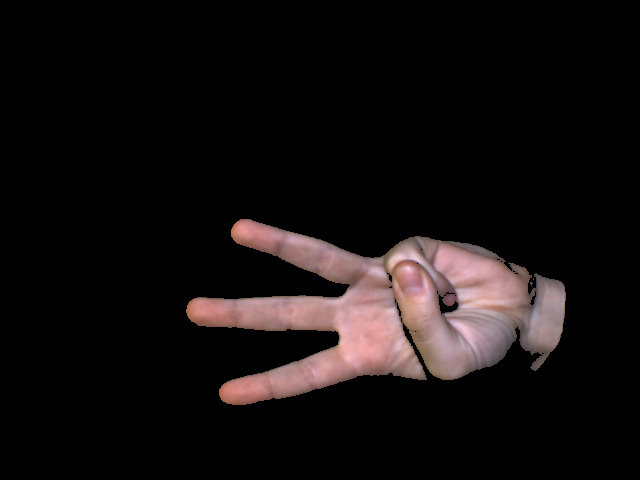
#> input picture Spring2021/hand_4.png, 640 x 480 px, found by its file name
$ python ConvexHullhand.py
#> lines starting #> are read from the running program, lines starting #| are printed output that depends on the picture; after the words box and inside, x2 and y2 are one past the last pixel; in counts of white or black regions, pixels touching at a corner belong together
#Code from https://medium.com/analytics-vidhya/hand-detection-and-finger-counting-using-opencv-python-5b594704eb08
import numpy as np
import cv2 as cv
import sys
def main():

    # [6 lines of commented-out code are left out]


    img_path = r"Spring2021\hand_4.png"
    img = cv.imread(img_path)
#> img is the input picture: shape (480, 640, 3); mean B, G, R 15.7, 15.8, 20.5
    #print(img_path)


    hsvim = cv.cvtColor(img, cv.COLOR_BGR2HSV)
#> hsvim: shape (480, 640, 3); mean H, S, V 9.4, 7.6, 20.5
    lower = np.array([0, 48, 80], dtype="uint8")
    upper = np.array([20, 255, 255], dtype="uint8")
    skinRegionHSV = cv.inRange(hsvim, lower, upper)
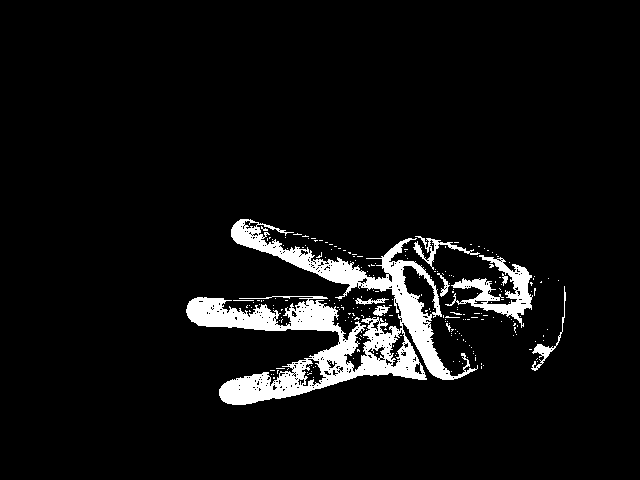
#> skinRegionHSV: shape (480, 640); 6.1% white; 233 white regions (224 under 20 px), largest, box (x1, y1, x2, y2) and area: (186, 219, 478, 405) 15184, (445, 255, 533, 328) 1909, (413, 236, 480, 270) 432
    blurred = cv.blur(skinRegionHSV, (2, 2))
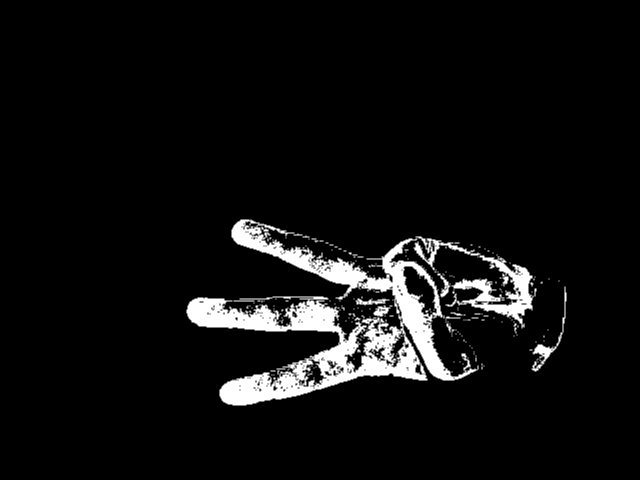
#> blurred: shape (480, 640); min 0, max 255, mean 15.6
    ret, thresh = cv.threshold(blurred, 0, 255, cv.THRESH_BINARY)
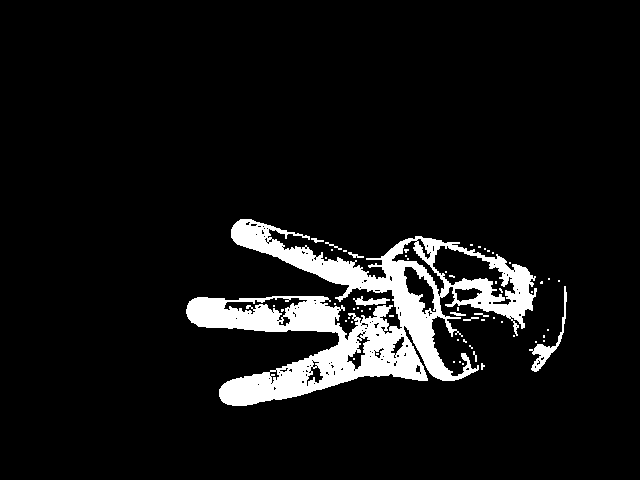
#> thresh: shape (480, 640); 7.7% white; 59 white regions (49 under 20 px)
    cv.imwrite("thresh.jpg", thresh)

    contours, hierarchy = cv.findContours(thresh, cv.RETR_TREE, cv.CHAIN_APPROX_SIMPLE)
#> contours = 189 contours, 168 with area under 20; largest, box (x1, y1, x2, y2) and area: (186, 219, 537, 406) 26180, (432, 245, 516, 306) 2011, (403, 266, 437, 315) 758, (223, 297, 308, 321) 698, (391, 240, 445, 297) 615
    contours = max(contours, key=lambda x: cv.contourArea(x))
#> contours = contour of 1423 points, box (x1, y1, x2, y2) (186, 219, 537, 406), area 26180
    cv.drawContours(img, [contours], -1, (255, 255, 0), 2)
    cv.imwrite("contours.jpg", img)

    hull = cv.convexHull(contours)
#> hull = contour of 30 points, box (x1, y1, x2, y2) (186, 219, 537, 406), area 49136
    cv.drawContours(img, [hull], -1, (0, 255, 255), 2)
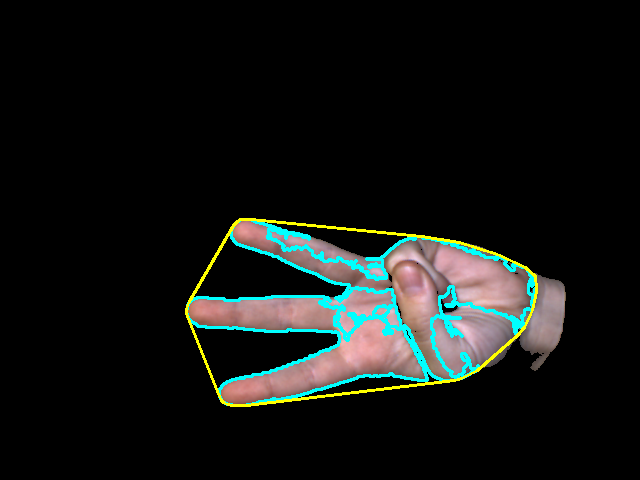
#> img: shape (480, 640, 3); mean B, G, R 19.7, 21.9, 19.5
    #cv.imshow("hull", img)
    cv.imwrite("hull.jpg", img)

    hull = cv.convexHull(contours, returnPoints=False)
#> hull = 30 values, max 1422 at index 0, min 0 at index 29, mean 701.6
    defects = cv.convexityDefects(contours, hull)
#> defects = 24 rows, first 6: [0, 2, 1, 142], [3, 405, 163, 50525], [405, 409, 406, 114], [409, 411, 410, 186], [412, 414, 413, 162], [414, 524, 449, 34275]

    if defects is not None:
        cnt = 0
    for i in range(defects.shape[0]):  # calculate the angle
        s, e, f, d = defects[i][0]
        start = tuple(contours[s][0])
        end = tuple(contours[e][0])
        far = tuple(contours[f][0])
        a = np.sqrt((end[0] - start[0]) ** 2 + (end[1] - start[1]) ** 2)
        b = np.sqrt((far[0] - start[0]) ** 2 + (far[1] - start[1]) ** 2)
        c = np.sqrt((end[0] - far[0]) ** 2 + (end[1] - far[1]) ** 2)
        angle = np.arccos((b ** 2 + c ** 2 - a ** 2) / (2 * b * c))  # cosine theorem
        if angle <= np.pi / 2:  # angle less than 90 degree, treat as fingers
            cnt += 1
            cv.circle(img, far, 4, [0, 0, 255], -1)
#> this loop made 24 passes
#> (s, e, f, d, start, end, far, a) on passes 1 to 10: (0, 2, 1, 142, (240, 219), (237, 221), (238, 221), 3.61), (3, 405, 163, 50525, (233, 225), (189, 301), (402, 327), 87.82), (405, 409, 406, 114, (189, 301), (187, 305), (189, 302), 4.47), (409, 411, 410, 186, (187, 305), (186, 309), (187, 308), 4.12), (412, 414, 413, 162, (186, 313), (187, 316), (187, 314), 3.16), (414, 524, 449, 34275, (187, 316), (219, 396), (338, 333), 86.16), (524, 528, 525, 114, (219, 396), (221, 400), (220, 397), 4.47), (529, 533, 530, 114, (223, 402), (227, 404), (224, 402), 4.47), (533, 535, 534, 201, (227, 404), (232, 405), (231, 404), 5.1), (536, 703, 656, 15507, (246, 405), (454, 380), (404, 325), 209.5)
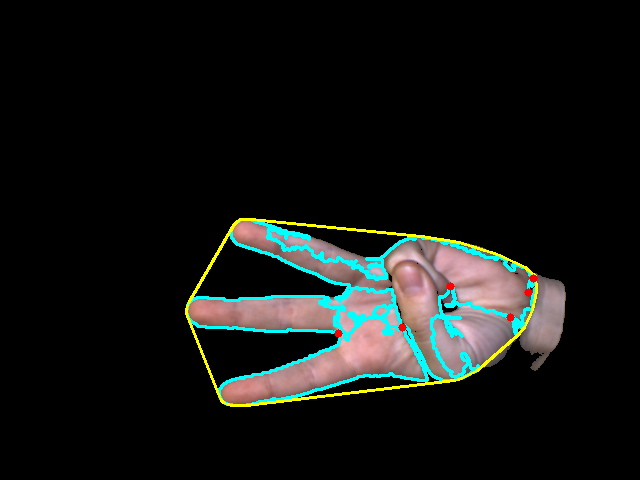
#> img: shape (480, 640, 3); 0.1% of pixels changed, all inside (x1, y1, x2, y2) = (334, 274, 538, 338)
#> after the loop, cnt = 6
    if cnt > 0:
        cnt = cnt + 1
#> cnt = 7
    cv.putText(img, str(cnt), (0, 50), cv.FONT_HERSHEY_SIMPLEX, 1, (255, 0, 0), 2, cv.LINE_AA)
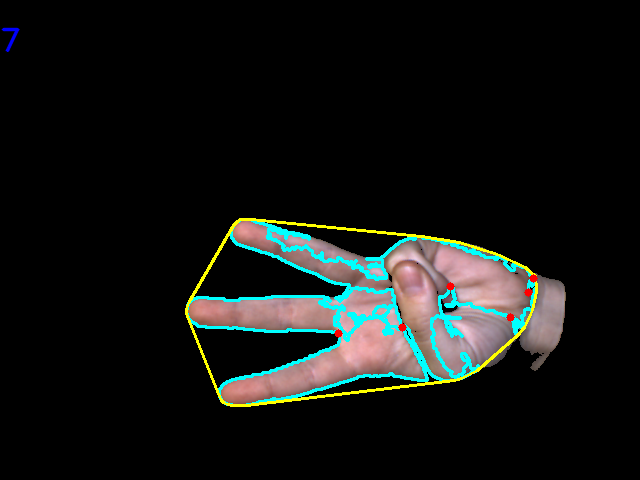
#> img: shape (480, 640, 3); 0.06% of pixels changed, all inside (x1, y1, x2, y2) = (1, 27, 20, 53)

    cv.imwrite("final_result.jpg", img)

    print(np.array(img))
#> (printed output is left out)

    return


if __name__ ==  '__main__':
    main()

$ run again, with Spring2021/hand_1.png copied over Spring2021/hand_4.png
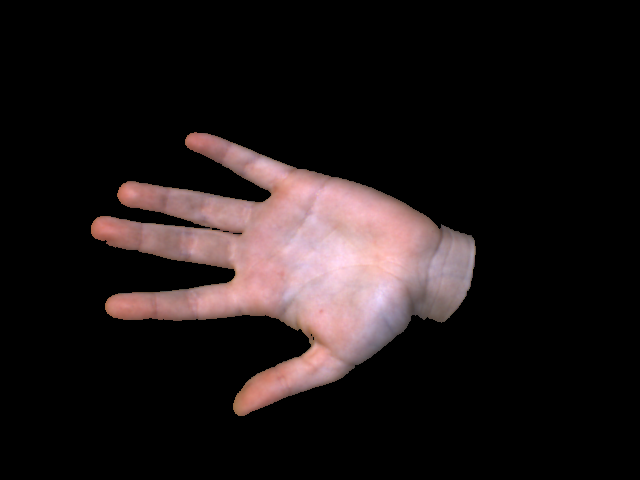
#> input picture Spring2021/hand_1.png, 640 x 480 px, found by its file name
#> in main, img is the input picture: shape (480, 640, 3); mean B, G, R 24.3, 24, 31.3
#> hsvim: shape (480, 640, 3); mean H, S, V 15.5, 10.5, 31.3
#> skinRegionHSV: shape (480, 640); 7.3% white; 324 white regions (313 under 20 px), largest, box (x1, y1, x2, y2) and area: (91, 132, 443, 416) 21043, (423, 300, 463, 323) 231, (234, 143, 262, 156) 57
#> thresh: shape (480, 640); 9.1% white; 110 white regions (94 under 20 px)
#> in main, `contours, hierarchy = cv.findContours(thresh, cv.RETR_TREE, cv.CHAIN_A..`: contours = 245 contours, 215 with area under 20; largest, box (x1, y1, x2, y2) and area: (91, 132, 451, 417) 27970, (204, 135, 291, 182) 993, (292, 356, 352, 392) 875, (423, 296, 467, 324) 302, (170, 227, 209, 243) 224
#> in main, `contours = max(contours, key=lambda x: cv.contourArea(x))`: contours = contour of 1641 points, box (x1, y1, x2, y2) (91, 132, 451, 417), area 27970
#> in main, `hull = cv.convexHull(contours)`: hull = contour of 29 points, box (x1, y1, x2, y2) (91, 132, 451, 417), area 65424
#> in main, `hull = cv.convexHull(contours, returnPoints=False)`: hull = 29 values, max 1640 at index 0, min 0 at index 28, mean 830.3
#> defects = 25 rows, first 6: [0, 2, 1, 186], [2, 4, 3, 142], [4, 166, 78, 25395], [166, 170, 168, 181], [170, 262, 225, 23709], [262, 266, 263, 114]
#> the loop in main, `for i in range(defects.shape[0]):` made 25 passes
#> (s, e, f, d, start, end, far, a) on passes 1 to 7: (0, 2, 1, 186, (194, 132), (190, 133), (193, 133), 4.12), (2, 4, 3, 142, (190, 133), (187, 135), (188, 135), 3.61), (4, 166, 78, 25395, (187, 135), (123, 183), (267, 199), 80), (166, 170, 168, 181, (123, 183), (119, 187), (121, 186), 5.66), (170, 262, 225, 23709, (119, 187), (93, 221), (205, 227), 42.8), (262, 266, 263, 114, (93, 221), (91, 225), (93, 222), 4.47), (267, 375, 330, 34492, (91, 234), (105, 310), (235, 272), 77.28)
#> after the loop in main, `for i in range(defects.shape[0]):`:
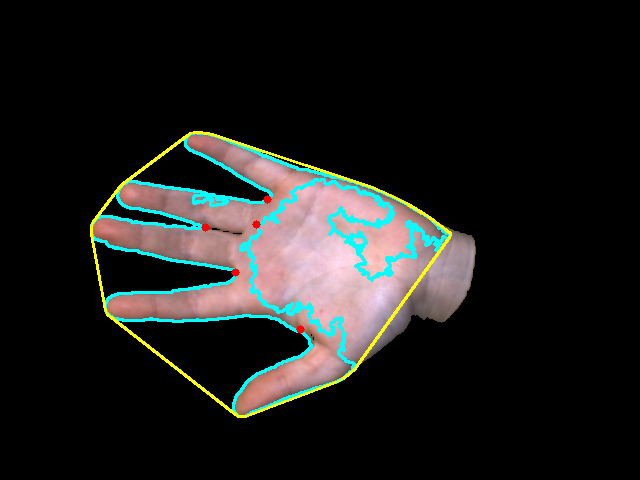
#> img: shape (480, 640, 3); mean B, G, R 28.1, 30.2, 29.7
#> after the loop in main, `for i in range(defects.shape[0]):`: cnt = 5
#> in main, `cnt = cnt + 1`: cnt = 6
#> in main, `cv.putText(img, str(cnt), (0, 50), cv.FONT_HERSHEY_SIMPLEX, 1, (255, 0..`:
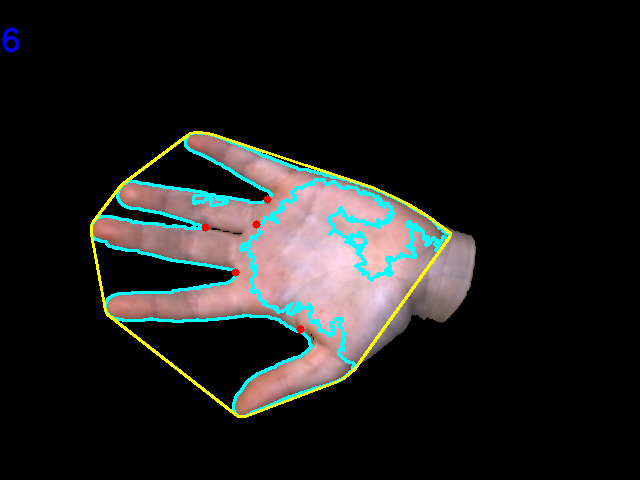
#> img: shape (480, 640, 3); 0.1% of pixels changed, all inside (x1, y1, x2, y2) = (2, 27, 20, 53)
#> (printed output is left out)

$ run again, with Spring2021/hand_12.png copied over Spring2021/hand_4.png
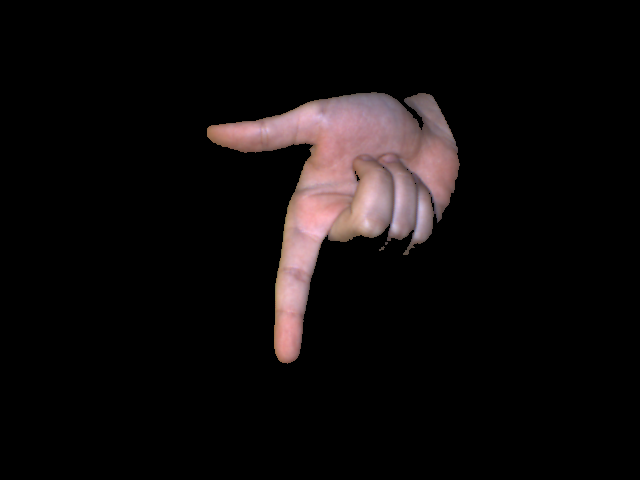
#> input picture Spring2021/hand_12.png, 640 x 480 px, found by its file name
#> in main, img is the input picture: shape (480, 640, 3); mean B, G, R 12.2, 12, 15.7
#> hsvim: shape (480, 640, 3); mean H, S, V 9.6, 5.8, 15.7
#> in main, `skinRegionHSV = cv.inRange(hsvim, lower, upper)`:
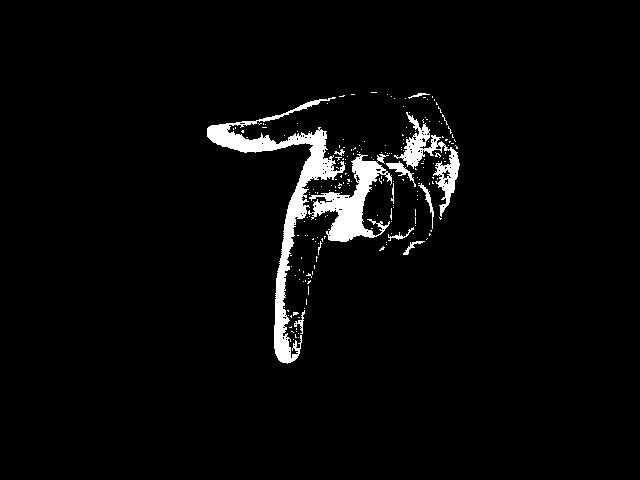
#> skinRegionHSV: shape (480, 640); 3.5% white; 211 white regions (200 under 20 px), largest, box (x1, y1, x2, y2) and area: (207, 97, 345, 364) 5078, (308, 154, 392, 242) 2740, (394, 112, 460, 217) 1598
#> thresh: shape (480, 640); 4.5% white; 72 white regions (61 under 20 px)
#> in main, `contours, hierarchy = cv.findContours(thresh, cv.RETR_TREE, cv.CHAIN_A..`: contours = 121 contours, 108 with area under 20; largest, box (x1, y1, x2, y2) and area: (207, 96, 461, 365) 12796, (362, 174, 394, 236) 1206, (418, 183, 435, 237) 164, (386, 209, 417, 246) 117, (403, 238, 429, 256) 95
#> in main, `contours = max(contours, key=lambda x: cv.contourArea(x))`: contours = contour of 1425 points, box (x1, y1, x2, y2) (207, 96, 461, 365), area 12796
#> in main, `hull = cv.convexHull(contours)`: hull = contour of 30 points, box (x1, y1, x2, y2) (207, 96, 461, 365), area 43238
#> in main, `hull = cv.convexHull(contours, returnPoints=False)`: hull = 30 values, max 1424 at index 0, min 0 at index 29, mean 1005.5
#> defects = 23 rows, first 6: [0, 614, 325, 29641], [614, 618, 617, 311], [618, 620, 619, 201], [620, 668, 647, 1679], [668, 670, 669, 114], [672, 784, 715, 24961]
#> the loop in main, `for i in range(defects.shape[0]):` made 23 passes
#> (s, e, f, d, start, end, far, a) on passes 1 to 6: (0, 614, 325, 29641, (432, 96), (332, 97), (311, 213), 100), (614, 618, 617, 311, (332, 97), (319, 99), (327, 99), 13.15), (618, 620, 619, 201, (319, 99), (314, 100), (318, 100), 5.1), (620, 668, 647, 1679, (314, 100), (211, 125), (280, 115), 106), (668, 670, 669, 114, (211, 125), (209, 126), (210, 126), 2.24), (672, 784, 715, 24961, (207, 137), (275, 354), (312, 146), 227.4)
#> after the loop in main, `for i in range(defects.shape[0]):`: cnt = 2
#> in main, `cnt = cnt + 1`: cnt = 3
#> in main, `cv.putText(img, str(cnt), (0, 50), cv.FONT_HERSHEY_SIMPLEX, 1, (255, 0..`:
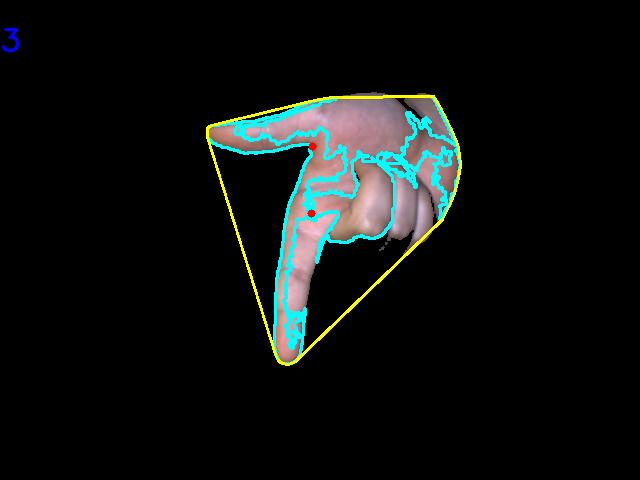
#> img: shape (480, 640, 3); mean B, G, R 15.6, 17.3, 14.2
#> (printed output is left out)
